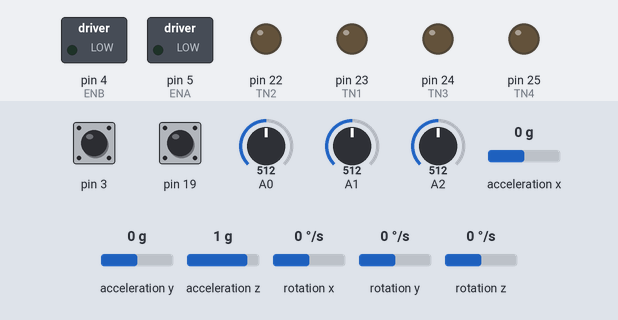
The sketch below on a simulated Arduino Mega 2560, built with avr-gcc and run on an emulated ATmega2560. Parts: switched loads named in the sketch (green lamp = pin HIGH), output pins drawn as LEDs (lit = HIGH). Inputs (shaded band) come from the test bench; at power-on: rotation x 0 °/s, acceleration y 0 g, acceleration z 1 g, pin 3 HIGH, pin 19 HIGH, A0 = 512, A1 = 512, A2 = 512, acceleration x 0 g, rotation y 0 °/s, rotation z 0 °/s. What the sketch prints to the serial monitor is not drawn.

Above: at 2.1 s.
2.2 s: rotation x set to -100 °/s
At 4.5 s:
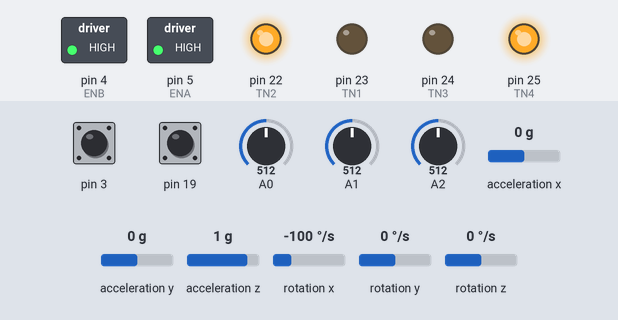
5.2 s: acceleration y set to 0.8 g
At 6.7 s:
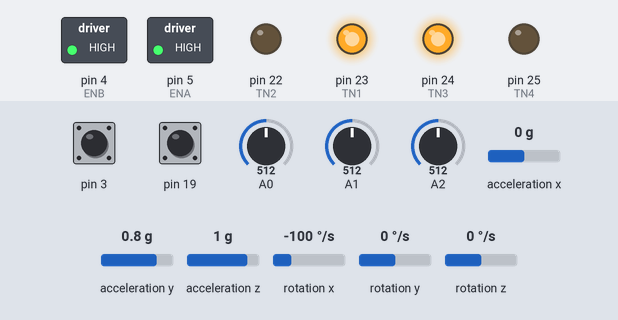
7.7 s: acceleration z set to 0.7 g
At 9.3 s:
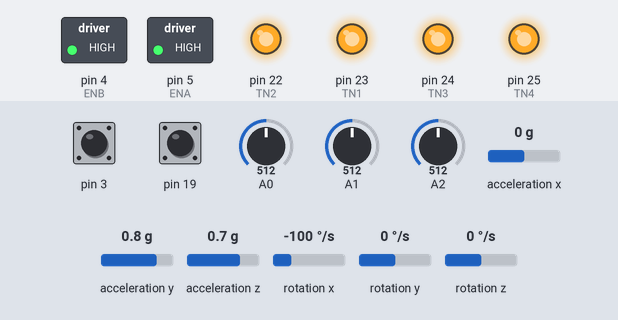
9.7 s: acceleration y set to -1.4 g
At 10.4 s:
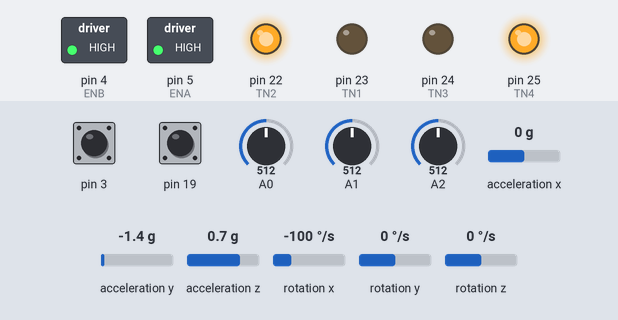
12.0 s: rotation x set to 100 °/s
At 14.1 s:
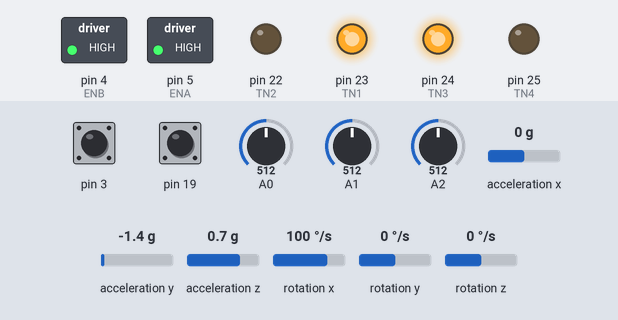
15.0 s: acceleration z set to 1.4 g
At 16.0 s:
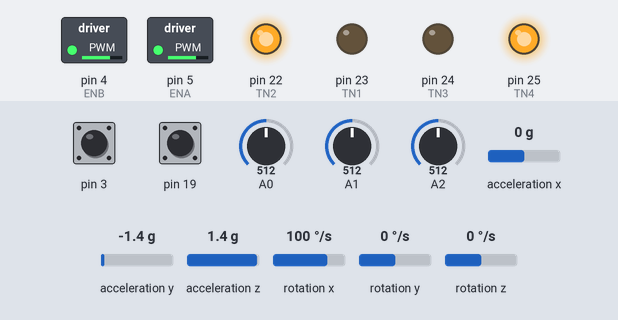
Timing chart, 0 to 18.0 s (numbered marks = the images above; inputs shaded):
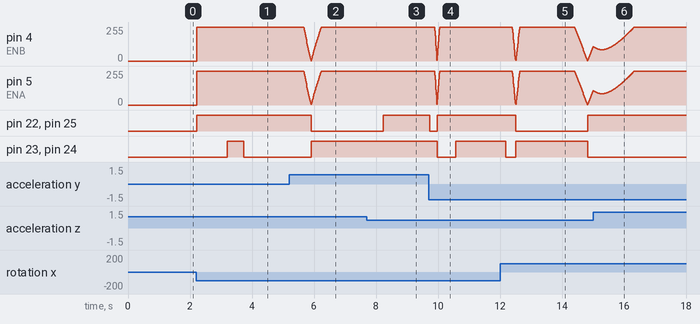

The sketch:

Upright-RoverV3-1.ino
```cpp
#include <Wire.h>
#include <SPI.h>
#include <Mirf.h>
#include <nRF24L01.h>
#include <MirfHardwareSpiDriver.h>
#include <I2Cdev.h>
#include <MPU6050.h>

MPU6050 accelgyro;
MPU6050 initialize;
int16_t ax, ay, az;
int16_t gx, gy, gz;

#define Gry_offset 0  //The offset of the gyro
#define Gyr_Gain 131
#define Angle_offset 0  // The offset of the accelerator
#define RMotor_offset 0  // The offset of the Motor
#define LMotor_offset 0  // The offset of the Motor
#define pi 3.14159

float Angle_Delta, Angle_Recursive, Angle_Confidence;

float kp, ki, kd;
float Angle_Raw, Angle_Filtered, omega, dt;
float Turn_Speed = 0, Run_Speed = 0;
float LOutput, ROutput, Input, Output;

unsigned long preTime, lastTime;
float errSum, dErr, error, lastErr;
int timeChange;

float Sum_Right, Sum_Right_Temp, Sum_Left, Sum_Left_Temp, Distance, Distance_Right, Distance_Left, Speed;

int TN1 = 23;
int TN2 = 22;
int ENA = 5;
int TN3 = 24;
int TN4 = 25;
int ENB = 4;


struct Axis  // Datas from remote control
{
  uint16_t axis_1;
  uint16_t axis_2;
  uint16_t axis_3;
  uint16_t axis_4;
  uint16_t axis_5;
  uint16_t axis_6;
  uint16_t axis_7;
  uint16_t axis_8;
};
Axis axis_x;

struct Gesture  // Datas send back to remote control
{
  float angle;
  float omega;
  int speed;
  uint16_t P;
  uint16_t I;
  uint16_t D;
  uint16_t null_1;
  uint16_t null_2;
};
Gesture data;

void setup()
{
  Serial.begin(115200);
  Wire.begin();

  TCCR3A = _BV(COM3A1) | _BV(WGM31) | _BV(WGM30); // TIMER_3 @1K Hz, fast pwm
  TCCR3B = _BV(CS31);
  TCCR0A = _BV(COM0B1) | _BV(WGM01) | _BV(WGM00); // TIMER_0 @1K Hz, fast pwm
  TCCR0B = _BV(CS01) | _BV(CS00);

  /* If the robot was turned on with the angle over 45(-45) degrees,the wheels
   will not spin until the robot is in right position. */
  accelgyro.initialize();
  for (int i = 0; i < 200; i++) // Looping 200 times to get the real gesture when starting
  {
    Filter();
  }
  if (abs(Angle_Filtered) < 45)  // Start to work after cleaning data
  {
    omega = Angle_Raw = Angle_Filtered = 0;
    Output = error = errSum = dErr = 0;
    Filter();
    myPID();
  }
  pinMode(TN1, OUTPUT);
  pinMode(TN2, OUTPUT);
  pinMode(TN3, OUTPUT);
  pinMode(TN4, OUTPUT);
  pinMode(ENA, OUTPUT);
  pinMode(ENB, OUTPUT);
  pinMode(18, INPUT);
  pinMode(2, INPUT);

  attachInterrupt(4, State_A, FALLING);
  attachInterrupt(1, State_B, FALLING);

  // 24L01 initialization
  Mirf.cePin = 53;
  Mirf.csnPin = 48;
  Mirf.spi = &MirfHardwareSpi;
  Mirf.init();
  Mirf.setRADDR((byte *)"serv1");
  Mirf.payload = 16;
  Mirf.config();
}

void loop()
{
  while (1)
  {
    Recive();
    Filter();
    if ((micros() - lastTime) > 10000)
    {
      // If angle > 45 or < -45 then stop the robot
      if (abs(Angle_Filtered) < 45)
      {
        myPID();
        PWMControl();
      }
      else
      {
        digitalWrite(TN1, HIGH);
        digitalWrite(TN2, HIGH);
        digitalWrite(TN3, HIGH);
        digitalWrite(TN4, HIGH);
      }
      lastTime = micros();
    }
  }
}

void Recive()
{
  if (!Mirf.isSending() && Mirf.dataReady())
  {
    // Read datas from the romote controller
    Mirf.getData((byte *) &axis_x);
    /*Serial.print("axis_1=");
    Serial.print(axis_x.axis_1);
    Serial.print("  axis_2=");
    Serial.print(axis_x.axis_2);
    Serial.print("  axis_3=");
    Serial.print(axis_x.axis_3);
    Serial.print("  axis_4=");
    Serial.print(axis_x.axis_4);
    Serial.print("  axis_5=");
    Serial.print(axis_x.axis_5);
    Serial.print("  axis_6=");
    Serial.print(axis_x.axis_6);
    Serial.print("  axis_7=");
    Serial.print(axis_x.axis_7);
    Serial.print("  axis_8=");
    Serial.println(axis_x.axis_8);*/

    Mirf.setTADDR((byte *)"clie1");
    Mirf.send((byte *) &data);  // Send datas back to the controller

    if (axis_x.axis_1 >= 520) // Y axis datas from joystick_1
    {
      Turn_Speed = map(axis_x.axis_1, 520, 1023, 0, 120);
    }
    else if (axis_x.axis_1 <= 480)
    {
      Turn_Speed = map(axis_x.axis_1, 480 , 0, 0, -120);
    }
    else
    {
      Turn_Speed = 0;
    }

    if (axis_x.axis_4 >= 520) // X axis datas from joystick_2
    {
      Run_Speed = map(axis_x.axis_4, 520, 1023, 0, 100);
    }
    else if (axis_x.axis_4 <= 480)
    {
      Run_Speed = map(axis_x.axis_4, 480, 0, 0, -100);
    }
    else
    {
      Run_Speed = 0;
    }

  }
  else
  {
    axis_x.axis_1 = axis_x.axis_4 = 500;
  }
  data.omega = omega;
  data.angle = Angle_Filtered;
  data.speed = Sum_Right;
  data.P = analogRead(A0);
  data.I = analogRead(A1);
  data.D = analogRead(A2);
}

void Filter()
{
  // Raw datas
  accelgyro.getMotion6(&ax, &ay, &az, &gx, &gy, &gz);
  Angle_Raw = (atan2(ay, az) * 180 / pi + Angle_offset);
  omega = gx / Gyr_Gain + Gry_offset;
  // Filter datas to get the real gesture
  unsigned long now = micros();
  timeChange = now - preTime;
  preTime = now;
  dt = timeChange * 0.000001;
  Angle_Delta = (Angle_Raw - Angle_Filtered) * 0.64;
  Angle_Recursive = Angle_Delta * dt + Angle_Recursive;
  Angle_Confidence = Angle_Recursive + (Angle_Raw - Angle_Filtered) * 1.6 + omega;
  Angle_Filtered = Angle_Confidence * dt + Angle_Filtered;
  Serial.println(Angle_Filtered);
}

void myPID()
{
  kp = 26.000;
  ki = 0;
  kd = 2.6;
  // Calculating the output values using the gesture values and the PID values.
  error = Angle_Filtered;
  errSum += error;
  dErr = error - lastErr;
  Output = kp * error + ki * errSum + kd * omega;
  lastErr = error;
  noInterrupts();
  Sum_Right = (Sum_Right + Sum_Right_Temp) / 2;
  Sum_Left = (Sum_Left + Sum_Left_Temp) / 2;
  Speed = (Sum_Right + Sum_Left) / 2;
  Distance += Speed + Run_Speed;
  Distance = constrain(Distance, -300, 300);
  Output += Speed * 70 + Distance * 0.6;
  Sum_Right_Temp = Sum_Right;
  Sum_Left_Temp = Sum_Right;
  Sum_Right = 0;
  Sum_Left = 0;
  ROutput = Output + Turn_Speed;
  LOutput = Output - Turn_Speed;
  interrupts();
}

void PWMControl()
{
  if (LOutput > 0)
  {
    digitalWrite(TN1, HIGH);
    digitalWrite(TN2, LOW);
  }
  else if (LOutput < 0)
  {
    digitalWrite(TN1, LOW);
    digitalWrite(TN2, HIGH);
  }
  else
  {
    OCR3A = 0;
  }
  if (ROutput > 0)
  {
    digitalWrite(TN3, HIGH);
    digitalWrite(TN4, LOW);
  }
  else if (ROutput < 0)
  {
    digitalWrite(TN3, LOW);
    digitalWrite(TN4, HIGH);
  }
  else
  {
    OCR0B = 0;
  }
  OCR3A = min(1023, (abs(LOutput * 4) + LMotor_offset * 4)); // Timer/Counter3 is a general purpose 16-bit Timer/Counter module
  OCR0B = min(255, (abs(ROutput) + RMotor_offset)); // Timer/Counter0 is a general purpose 8-bit Timer/Counter module
}

void State_A()
{
  if (digitalRead(18))
  {
    Sum_Right ++;
  }
  else
  {
    Sum_Right --;
  }
}

void State_B()
{
  if (!digitalRead(2))
  {
    Sum_Left ++;
  }
  else
  {
    Sum_Left --;
  }
}
```

Measured:
- the behaviour switches between 0.9 and 0.8 g on acceleration z (found by bisection; images 2 and 3)
- after the input at 2.2 s, pin 4 (ENB), pin 5 (ENA): 0/255 → 255/255 at once; pin 22 (TN2), pin 25 (TN4): LOW → HIGH at once; pin 23 (TN1), pin 24 (TN3): LOW → HIGH after 1.0 s, → LOW 0.53 s later
- after the input at 5.2 s, pin 22 (TN2), pin 25 (TN4): HIGH → LOW after 0.71 s; pin 23 (TN1), pin 24 (TN3): LOW → HIGH after 0.71 s
- after the input at 7.7 s, pin 22 (TN2), pin 25 (TN4): LOW → HIGH after 0.53 s
- after the input at 9.7 s, pin 22 (TN2), pin 25 (TN4): HIGH → LOW at once, → HIGH 0.24 s later; pin 23 (TN1), pin 24 (TN3): HIGH → LOW after 0.28 s, → HIGH 0.60 s later
- after the input at 12.0 s, pin 22 (TN2), pin 25 (TN4): HIGH → LOW after 0.50 s, → HIGH 2.3 s later; pin 23 (TN1), pin 24 (TN3): HIGH → LOW after 0.19 s, → HIGH 0.31 s later, → LOW 2.3 s later
- after the input at 15.0 s, pin 23 (TN1), pin 24 (TN3): stays LOW (without the input it goes to HIGH after 1.8 s)
